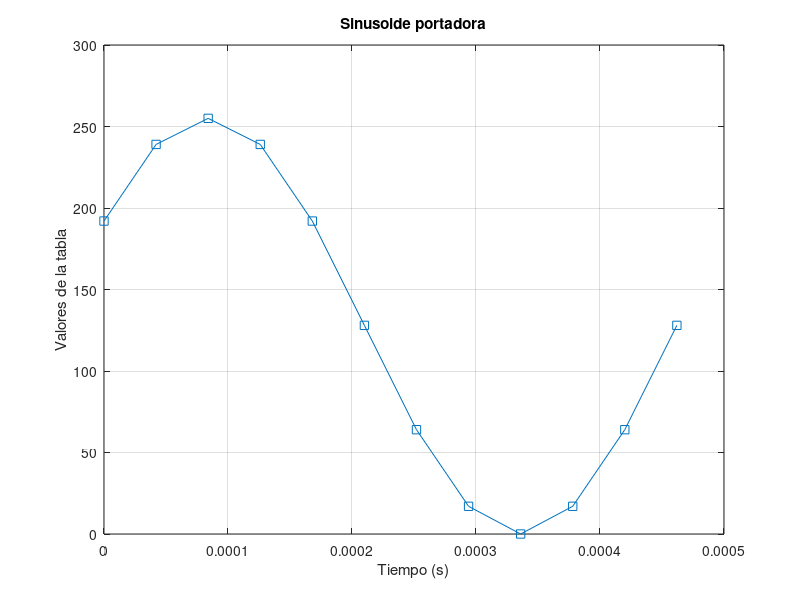

Recreate this plot in MATLAB.
%% GenerateSinTable

% Este script dibuja la sinusoide portadora para obtener los valores que
% se graban en la memoria del 8051.

A=128;
N=12;
Ts=42e-6;
fc = 1/(N*Ts);
i=1:N;
y = A*sin(2*pi.*i/N)+A; 
y=uint8(y);
t=0:Ts:Ts*(N-1); 
plot(t,y,'s-'); title('Sinusoide portadora'); xlabel('Tiempo (s)');
ylabel('Valores de la tabla');grid on;
disp(y);

